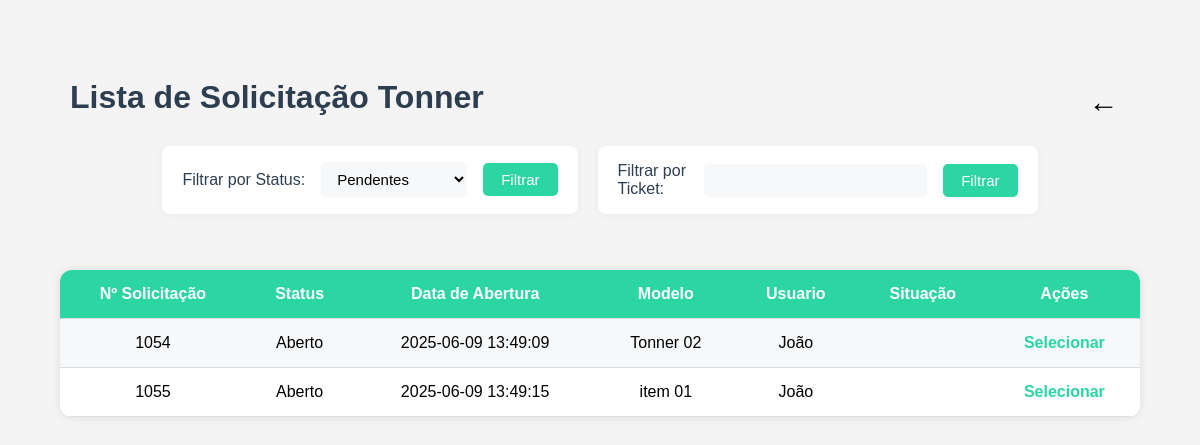
The app's page /dashboard/telainicial/SolicitarTonner/listarTonnerPorId.php (signed in), older data.
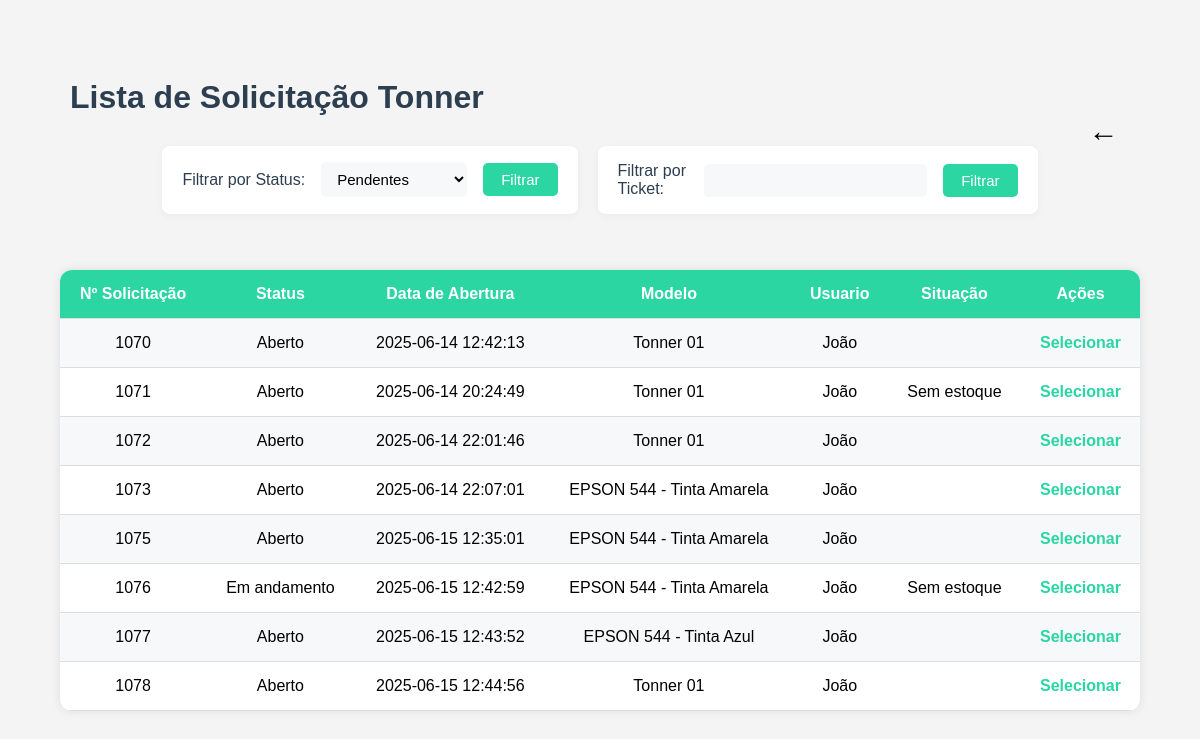
The same page, newer data.
### tables this page shows
CREATE TABLE `tonnersolicitacao` (
  `solicitacaoId` int(20) NOT NULL,
  `status` varchar(20) NOT NULL,
  `corTonner` varchar(20) DEFAULT NULL,
  `dtAbertura` datetime NOT NULL DEFAULT current_timestamp(),
  `dtFechamento` datetime DEFAULT NULL,
  `autorId` int(20) NOT NULL,
  `autorNome` varchar(40) NOT NULL,
  `autorEmail` varchar(60) NOT NULL,
  `autorSetor` varchar(40) NOT NULL,
  `situacao` varchar(40) DEFAULT NULL,
  `impressoraId` int(20) NOT NULL,
  `tonnerId` int(20) NOT NULL
);

CREATE TABLE `itens` (
  `id` int(11) NOT NULL,
  `nome` varchar(100) NOT NULL,
  `tipo` varchar(50) NOT NULL
);

### php/Conexao.php (called while the page is built, shortened)
<?php
    class Conexao{
        private $dbname = "glpi_teste";
        private $user = "root";
        private $password ="";
        private $host = "localhost";
        public function __construct() {
            try {
                $this->conn = new PDO("mysql:host=$this->host;dbname=$this->dbname", $this->user, $this->password);
            } catch (PDOException $e) {
                echo "Erro de conexão: " . $e->getMessage();
            }
        }
    }
?>

### php/Tonner.php (called while the page is built, shortened)
<?php
require_once 'Conexao.php';
class Tonner extends Conexao {
    public function listarTodosTonnerPorId($autorId, $status = '', $tonnerId = '') {
        $sql = "SELECT ts.*, i.nome
                FROM tonnerSolicitacao ts
                JOIN itens i ON ts.tonnerId = i.id
                WHERE ts.autorId = :autorId";
        if (!empty($status) && $status !== 'Todos') {
            $sql .= " AND ts.status = :status";
        } elseif (empty($status)) {
            $sql .= " AND (ts.status = 'Aberto' OR ts.status = 'Em andamento')";
        }
        $stmt = $this->conn->prepare($sql);
        $stmt->bindParam(':autorId', $autorId, PDO::PARAM_INT);
        $stmt->execute();
        return $stmt->fetchAll(PDO::FETCH_ASSOC);
    }
}

### dashboard/telainicial/SolicitarTonner/listarTonnerPorId.php (the view, shortened to what this page needs)
<?php
require_once '..\..\..\php/Tonner.php';
$statusFiltro = isset($_GET['status']) ? $_GET['status'] : '';
$idFiltro = isset($_GET['tonnerId']) ? $_GET['tonnerId'] : '';
$tonner= new Tonner();
if(empty($idFiltro)){
    $tonners = $tonner->listarTodosTonnerPorId($_SESSION['usuario_id'],$statusFiltro, $idFiltro);
    }else{
        $tonners = $tonner->listarTonnerPorTicket2($_SESSION['usuario_id'],$idFiltro);
    }
?>
<!DOCTYPE html>
<html lang="en">
<head>
    <link rel="stylesheet" href="../../../css/listagem.css">
</head>
<body>
    <div class="container">
        <div class="textos">
            <h1>Lista de Solicitação Tonner</h1>
            <a class="voltar" href="..\..\..\php\validacao.php">&#8592;</a>
        </div>
        <div class="filtros-container">
            <div class="filtroStatus">
                <form action="listarTonnerPorId.php" method="GET">
                    <label for="status">Filtrar por Status:</label>
                    <select name="status" id="status">
                        <option value="">Pendentes</option>
                    </select>
                    <button type="submit">Filtrar</button>
                </form>
            </div>
            <div class="filtroTicket">
                <form action="listarTonnerPorId.php" method="GET">
                    <label for="tonnerId">Filtrar por Ticket:</label>
                    <input type="number" name="tonnerId" value="<?php echo isset($_GET['tonnerId']) ? $_GET['tonnerId'] : ''; ?>">
                    <button type="submit">Filtrar</button>
                </form>
            </div>
        </div>
        <br><br>
        <table>
            <tr>
                <th>Nº Solicitação</th>
                <th>Status</th>
                <th>Data de Abertura</th>
                <th>Modelo</th>
                <th>Usuario</th>
                <th>Situação</th>
                <th>Ações</th>
            </tr>
            <?php
            foreach ($tonners as $tonner) {
            ?>
            <tr>
                <td><?php echo $tonner['solicitacaoId']; ?></td>
                <td><?php echo $tonner['status']; ?></td>
                <td><?php echo $tonner['dtAbertura']; ?></td>
                <td><?php echo $tonner['nome']; ?></td>
                <td><?php echo $tonner['autorNome']; ?></td>
                <td><?php echo $tonner['situacao']; ?></td>
                <td><a href="detalhesTonnerId.php?id=<?= $tonner['solicitacaoId']; ?>">Selecionar</a></td>
            </tr>
            <?php
            }
            ?>
        </table>
    </div>
</body>
</html>

### css/listagem.css (style rules this page uses)
body { font-family: 'Poppins', Arial, sans-serif; background-color: #f4f4f4; padding: 40px; display: flex; flex-direction: column; align-items: center; }
.container { background-color: #f4f4f4; width: 90%; border-radius: 10px; position: absolute; }
.voltar { position: absolute; right: 2%; top: 10%; font-size: 30px; color: black; text-decoration: none; }
h1 { color: #2c3e50; margin-bottom: 20px; position: relative; padding: 10px; }
table { width: 100%; border-collapse: collapse; background-color: #fff; border-radius: 12px; overflow: hidden; box-shadow: 0 0 10px rgba(0, 0, 0, 0.1); }
th, td { padding: 15px; text-align: center; border-bottom: 1px solid #ddd; }
th { background-color: #2bd6a3; color: white; }
tr:nth-child(even) { background-color: #f6f8fa; }
td a { color: #2bd6a3; text-decoration: none; font-weight: bold; }
.filtroStatus, .filtroTicket { margin-bottom: 20px; margin-right: 0; display: inline-block; border-radius: 8px; padding: 16px 20px; background-color: #fff; box-shadow: 0 2px 8px rgba(0,0,0,0.04); width: 100%; max-width: 400px; }
.filtroStatus { background-color: #ffffff; }
.filtroTicket { background-color: #ffffff; }
.filtroStatus label, .filtroTicket label { font-weight: 500; color: #2c3e50; margin-right: 8px; }
.filtroStatus select, .filtroTicket input[type="number"] { padding: 8px 12px; border: none; border-radius: 5px; outline: none; font-size: 15px; margin-right: 8px; background: #f6f8fa; transition: border 0.2s; }
.filtroStatus button, .filtroTicket button { background-color: #2bd6a3; color: #fff; border: none; border-radius: 5px; padding: 8px 18px; font-size: 15px; cursor: pointer; font-weight: 500; transition: background 0.2s; }
.filtros-container { display: flex; gap: 20px; justify-content: center; flex-wrap: wrap; width: 100%; margin-bottom: 20px; }
.filtroStatus, .filtroTicket { margin-bottom: 0; margin-right: 0; display: block; width: auto; min-width: 250px; max-width: 400px; }
.filtroTicket form { display: flex; align-items: center; gap: 8px; }
.filtroStatus form { display: flex; align-items: center; gap: 8px; }

Row changes from the older to the newer data that the page shows:
removed tonnersolicitacao: solicitacaoId "1054", status "Aberto", dtAbertura "2025-06-09 13:49:09", tonnerId.nome "Tonner 02", autorNome "João"
removed tonnersolicitacao: solicitacaoId "1055", status "Aberto", dtAbertura "2025-06-09 13:49:15", tonnerId.nome "item 01", autorNome "João"
added tonnersolicitacao: solicitacaoId "1070", status "Aberto", dtAbertura "2025-06-14 12:42:13", tonnerId.nome "Tonner 01", autorNome "João"
added tonnersolicitacao: solicitacaoId "1071", status "Aberto", dtAbertura "2025-06-14 20:24:49", tonnerId.nome "Tonner 01", autorNome "João", situacao "Sem estoque"
added tonnersolicitacao: solicitacaoId "1072", status "Aberto", dtAbertura "2025-06-14 22:01:46", tonnerId.nome "Tonner 01", autorNome "João"
added tonnersolicitacao: solicitacaoId "1073", status "Aberto", dtAbertura "2025-06-14 22:07:01", tonnerId.nome "EPSON 544 - Tinta Amarela", autorNome "João"
added tonnersolicitacao: solicitacaoId "1075", status "Aberto", dtAbertura "2025-06-15 12:35:01", tonnerId.nome "EPSON 544 - Tinta Amarela", autorNome "João"
added tonnersolicitacao: solicitacaoId "1076", status "Em andamento", dtAbertura "2025-06-15 12:42:59", tonnerId.nome "EPSON 544 - Tinta Amarela", autorNome "João", situacao "Sem estoque"
added tonnersolicitacao: solicitacaoId "1077", status "Aberto", dtAbertura "2025-06-15 12:43:52", tonnerId.nome "EPSON 544 - Tinta Azul", autorNome "João"
added tonnersolicitacao: solicitacaoId "1078", status "Aberto", dtAbertura "2025-06-15 12:44:56", tonnerId.nome "Tonner 01", autorNome "João"
